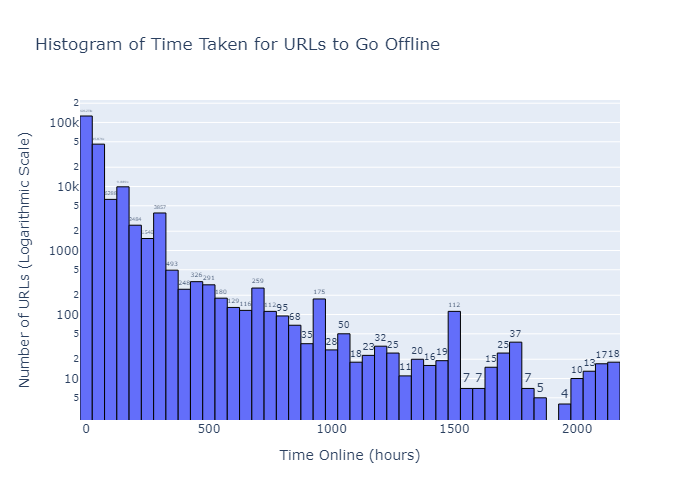

Reproduce this figure in Python.
# %%
import pandas as pd
import plotly.express as px
import plotly.io as pio

# Define a custom template with black edges for histogram bars
pt = pio.templates['plotly']
pt.data.histogram[0].marker.line.color = 'black'
pt.data.histogram[0].marker.line.width = 1
pio.templates['custom'] = pt
pio.templates.default = 'custom'

# %%
# Load the dataset
data = pd.read_csv('dataset.csv', skiprows=8)

# %%
# Convert the date columns to datetime objects with the correct format
data['dateadded'] = pd.to_datetime(data['dateadded'], format='%Y-%m-%d %H:%M:%S')
data['last_online'] = pd.to_datetime(data['last_online'], format='%Y-%m-%d %H:%M:%S')

# Calculate the duration each URL was online
data['duration_online'] = (data['last_online'] - data['dateadded']).dt.total_seconds() / 3600  # in hours

# Filter out URLs that are still online
offline_data = data[data['url_status'] != 'online']

# %%
# Plot the distribution of durations using Plotly
fig = px.histogram(
    offline_data,
    x='duration_online',
    nbins=50,
    title='Histogram of Time Taken for URLs to Go Offline',
    labels={'duration_online': 'Time Online (hours)', 'count': 'Number of URLs'}
)

fig.update_traces(
    texttemplate='%{y}',
    textposition='outside'
)

# Update layout for better visualization
fig.update_layout(
    yaxis_title='Number of URLs (Logarithmic Scale)',
    xaxis_title='Time Online (hours)'
)

fig.update_yaxes(type='log')

# Show the plot
fig.show()

# %%
fig.write_image('url_lifespan.svg')
fig.write_image('url_lifespan.png')
fig.write_html('url_lifespan.html')

# %%
# Calculate mean and median lifespan
mean_lifespan = offline_data['duration_online'].mean()
median_lifespan = offline_data['duration_online'].median()

print(f"Mean Lifespan: {mean_lifespan:.2f} hours")
print(f"Median Lifespan: {median_lifespan:.2f} hours")
